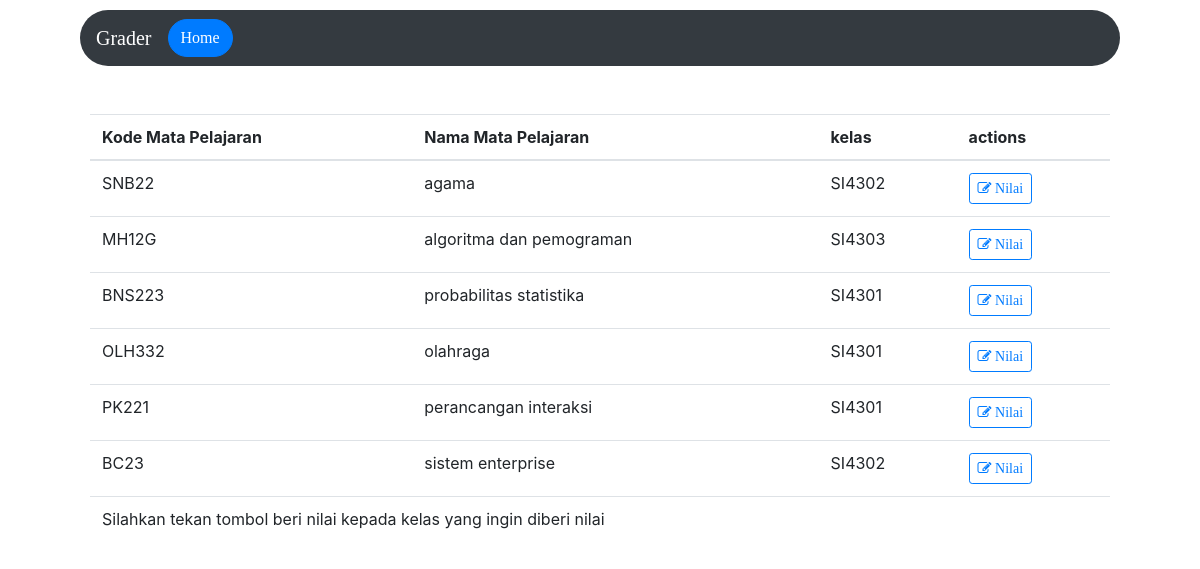
The app's page /grader/nilai (signed in) with its own data.
### grader/models.py (models this page shows, shortened)
class t_matkul(models.Model):
    nama_mapel = models.CharField(max_length=50)
    kode_mapel = models.CharField(max_length=20, default='kode')
    username_dosen = models.CharField(max_length=15)
    KELAS_CHOICES = (
        ('SI4301','SI4301'),
        ('SI4302','SI4302'),
        ('SI4303','SI4303'),
    )
    kelas = models.CharField(max_length=15, choices=KELAS_CHOICES, default='SI 43 01')
    nama_dosen = models.CharField(max_length=50, default='nama')

### grader/views.py (the view)
def nilaiMapel(request):
    nama = request.user.username
    return render(request, 'grader/lihatMapel.html', {'matpel' : t_matkul.objects.filter(username_dosen=nama)})

### grader/templates/grader/lihatMapel.html (shortened to what this page needs)
<html>
    <head>
        <link rel="stylesheet" href="https://stackpath.bootstrapcdn.com/font-awesome/4.7.0/css/font-awesome.min.css">
        <link rel="stylesheet" href="https://stackpath.bootstrapcdn.com/bootstrap/4.3.1/css/bootstrap.min.css">
        <link rel="stylesheet" href="https://ajax.googleapis.com/ajax/libs/jquery/3.4.1/jquery.min.js">
    </head>
<body>
    <nav class="navbar navbar-dark bg-dark navbar-expand-lg rounded-pill">
    <a class="navbar-brand" href="/">Grader</a>
    <a href="{% url 'home' %}"><button class="auth1 btn btn-primary">Home</button></a>
    </nav>
    <br><br>
        <table class="table">
            <thead>
            <tr>
                <th scope="col">Kode Mata Pelajaran</th>
                <th scope="col">Nama Mata Pelajaran</th>
                <th scope="col">kelas</th>
                <th scope="col">actions</th>
            </tr>
            </thead>
            <tbody>
            {% for matkuls in matpel %}
                <td>{{ matkuls.kode_mapel }}</td>
                <td>{{ matkuls.nama_mapel }}</td>
                <td>{{ matkuls.kelas }}</td>
                <td> <a class="btn btn-sm btn-outline-primary" href="{% url 'beriNilai' matkuls.kelas matkuls.kode_mapel %}">
                    <i class="fa fa-pencil-square-o" aria-hidden="true"></i> Nilai
                  </a> </td>
                {% endfor %}
              <tr>
                <td colspan="6" class="cs-text-center cs-empty-table"> Silahkan tekan tombol beri nilai kepada kelas yang ingin diberi nilai</td>
              </tr>
            </tbody>
        </table>
</body>
</html>

### grader/templates/grader/lihatMapel.html (style rules this page uses)
html, html a { font-family: 'Segoe UI Semibold'; src: local('Segoe UI Semibold'); -webkit-font-smoothing: antialiased; -moz-osx-font-smoothing: grayscale; }
.navbar { margin-right:80px; margin-left:80px; margin-top:10px; }
.auth1 { text-align: center; text-decoration: none; display: inline-block; cursor: pointer; border-radius: 20px; width: 100%; }
.table { border-radius: 5px; width: 85%; margin: 0px auto; float: none; }

### records on screen
t_matkul: kode_mapel "SNB22", nama_mapel "agama", kelas "SI4302"
t_matkul: kode_mapel "MH12G", nama_mapel "algoritma dan pemograman", kelas "SI4303"
t_matkul: kode_mapel "BNS223", nama_mapel "probabilitas statistika", kelas "SI4301"
t_matkul: kode_mapel "OLH332", nama_mapel "olahraga", kelas "SI4301"
t_matkul: kode_mapel "PK221", nama_mapel "perancangan interaksi", kelas "SI4301"
t_matkul: kode_mapel "BC23", nama_mapel "sistem enterprise", kelas "SI4302"
